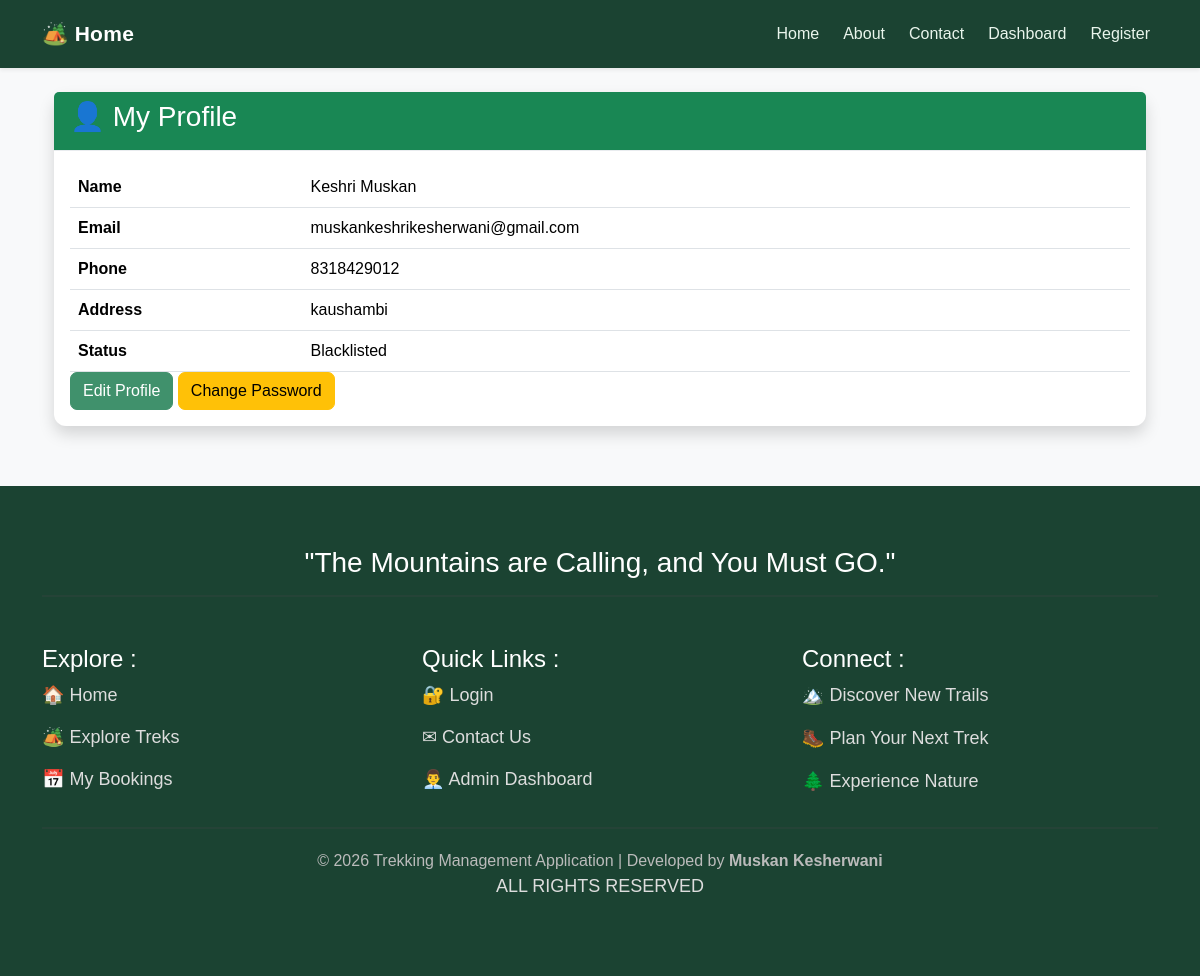
The app's page /user/profile (signed in), older data.
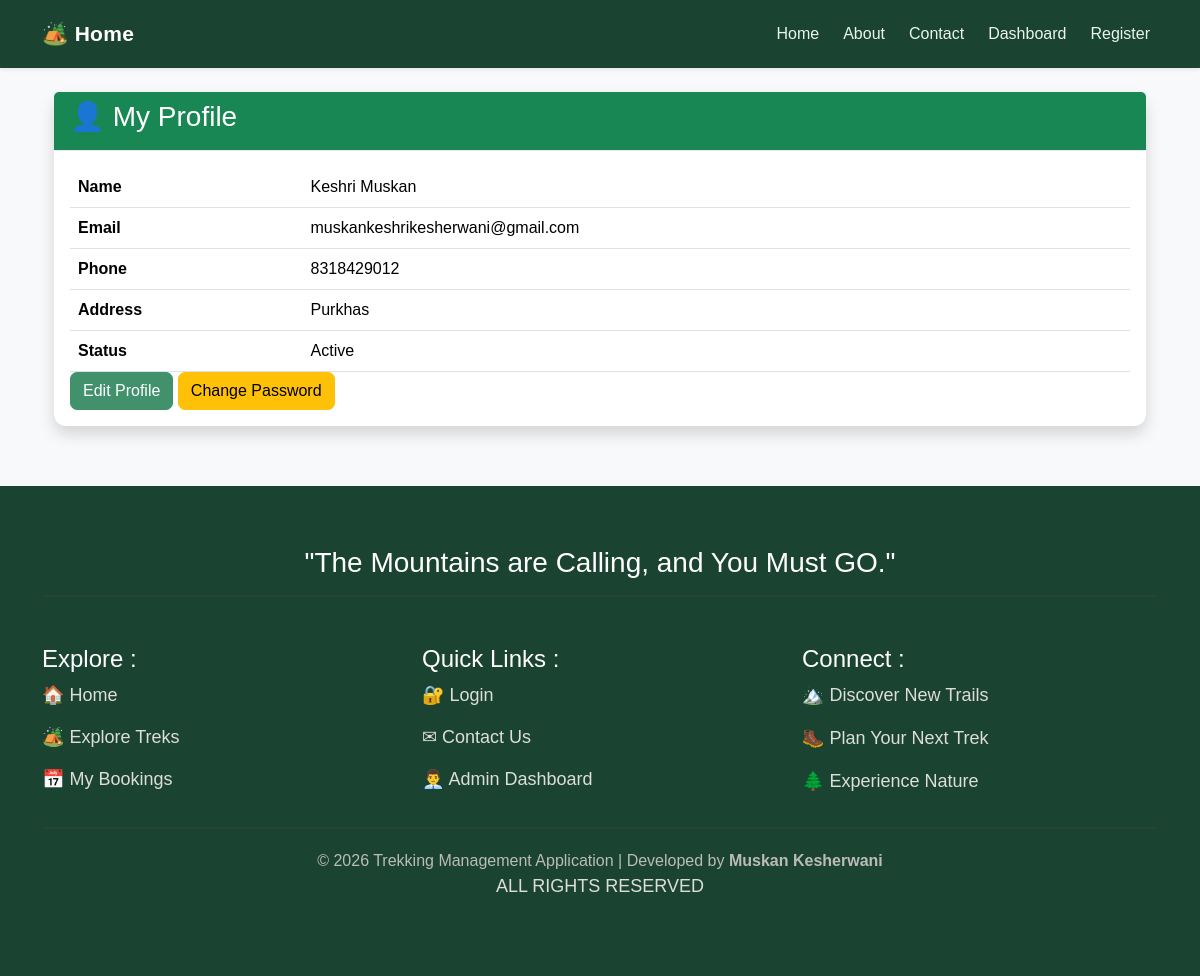
The same page, newer data.
### tables this page shows
CREATE TABLE user (
    id INTEGER PRIMARY KEY AUTOINCREMENT,
    name TEXT NOT NULL,
    email TEXT UNIQUE NOT NULL,
    password TEXT NOT NULL,
    phone TEXT,
    address TEXT,
    status TEXT DEFAULT 'Active'
);

### app.py (the view)
@app.route("/user/profile")
@user_required
def user_profile():
    user_id = session.get("user_id")
    if not user_id:
        return redirect("/login")
    connection = sqlite3.connect("trekking.db")
    cursor = connection.cursor()
    cursor.execute("""
        SELECT *
        FROM user
        WHERE id = ?
    """, (user_id,))
    user = cursor.fetchone()
    connection.close()
    return render_template(
        "user_profile.html",
        user=user
    )

### app.py (called while the page is built)
def user_required(f):
    @wraps(f)
    def decorated_function(*args, **kwargs):
        if session.get("role") != "user":
            return redirect("/login")
        return f(*args, **kwargs)
    return decorated_function

### templates/user_profile.html (shortened to what this page needs)
<!DOCTYPE html>
<html lang="en">
<head>
</head>
<body>
    {% extends "base.html" %}
    {% block content %}
    <div class="container mt-4">
        <div class="card shadow">
            <div class="card-header bg-success text-white">
                <h3>👤 My Profile</h3>
            </div>
            <div class="card-body">
                <table class="table">
                    <tr>
                        <th>Name</th>
                        <td>{{ user[1] }}</td>
                    </tr>
                    <tr>
                        <th>Email</th>
                        <td>{{ user[2] }}</td>
                    </tr>
                    <tr>
                        <th>Phone</th>
                        <td>{{ user[4] }}</td>
                    </tr>
                    <tr>
                        <th>Address</th>
                        <td>{{ user[5] }}</td>
                    </tr>
                    <tr>
                        <th>Status</th>
                        <td>{{ user[6] }}</td>
                    </tr>
                </table>
                <a href="/user/profile/edit" class="btn btn-primary">
                    Edit Profile
                </a>
                <a href="/user/password-change" class="btn btn-warning">
                    Change Password
                </a>
            </div>
        </div>
    </div>
    {% endblock %}

Row changes from the older to the newer data that the page shows:
changed user "Keshri Muskan": address "kaushambi" → "Purkhas"; status "Blacklisted" → "Active"
